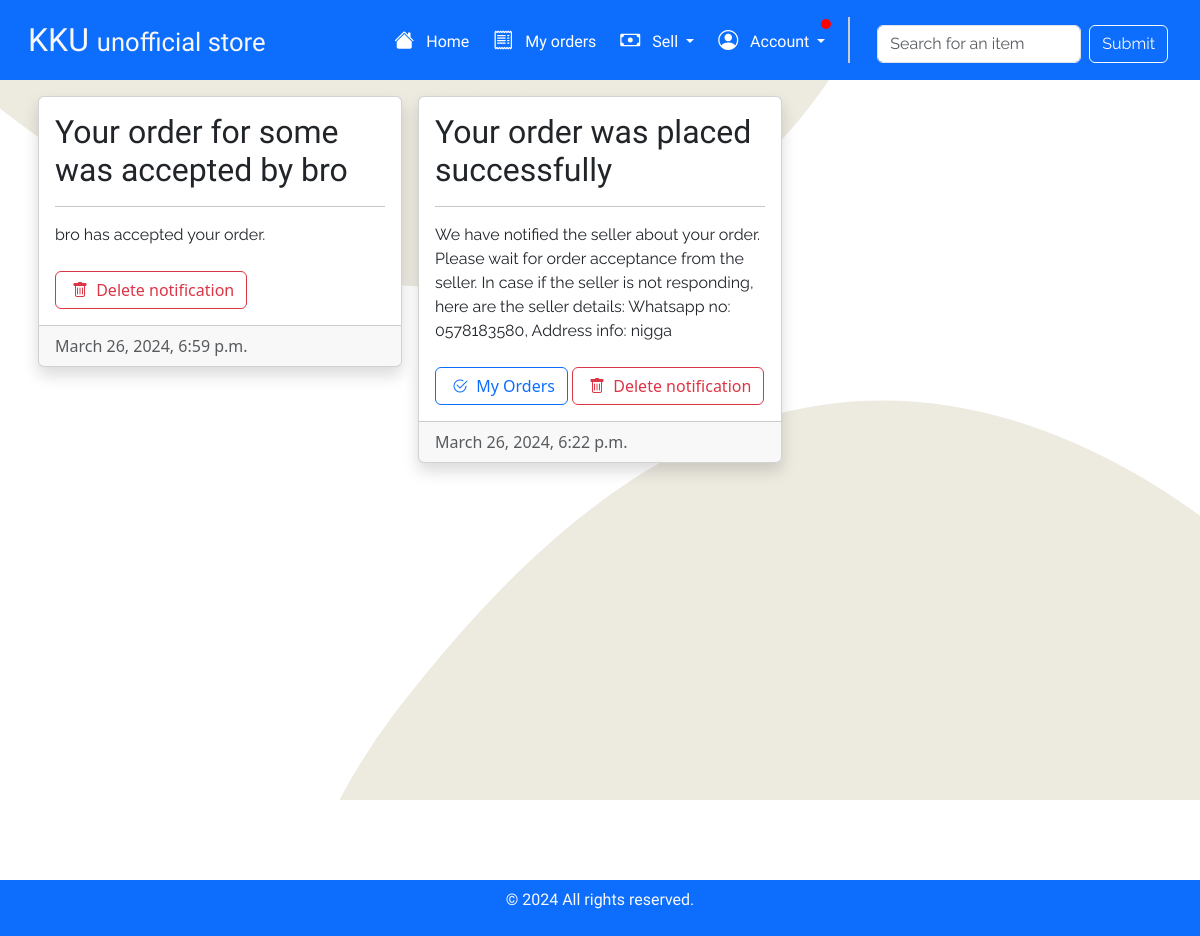
/notifications/ (signed in), run on an earlier commit of the app's database.
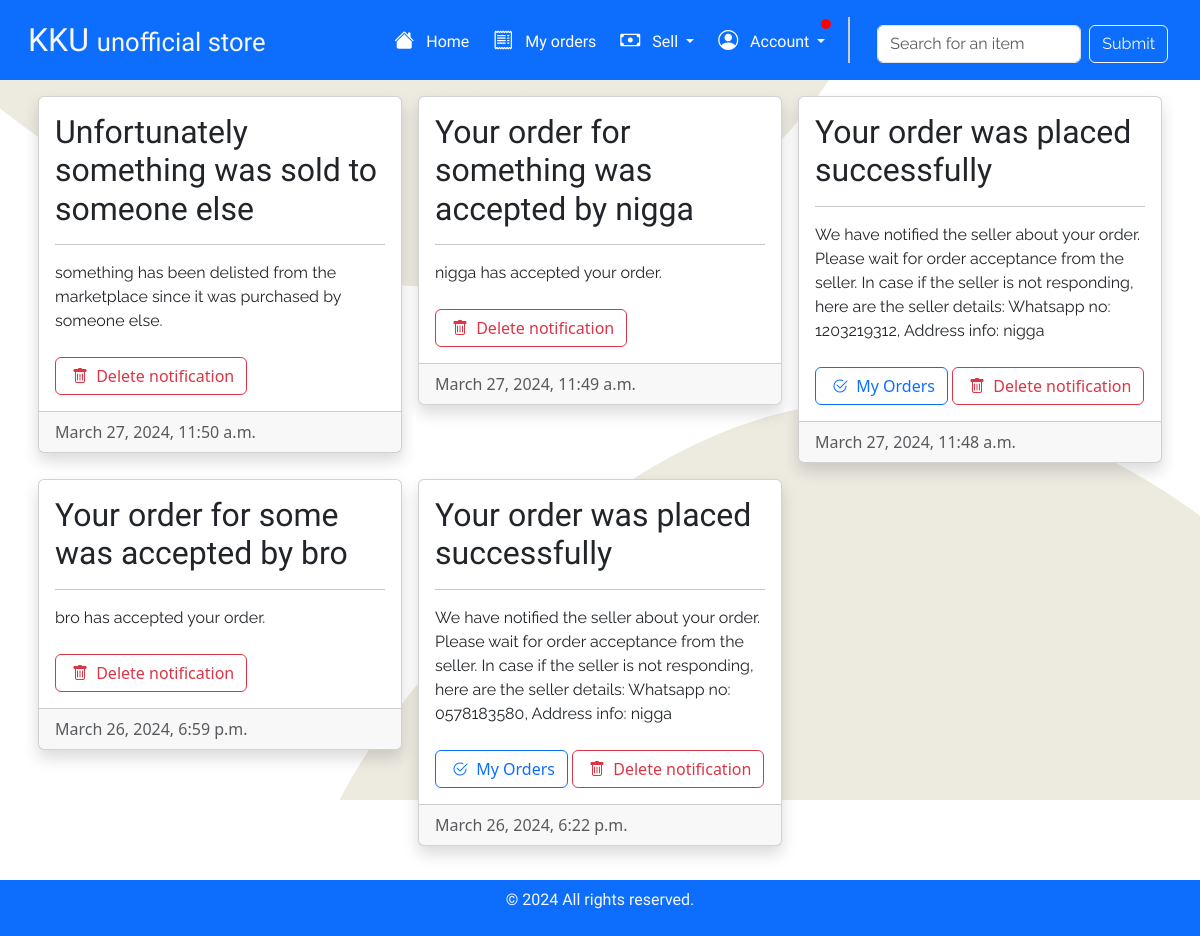
And on a later commit of the database.
### shop/models.py (models this page shows, shortened)
class UserNotification(models.Model):
    username = models.CharField(max_length=128)
    title = models.CharField(max_length=100)
    body = models.CharField(max_length=100)
    date = models.DateTimeField(default=timezone.now)
    task = models.CharField(max_length=20)
    unread = models.BooleanField(default=True)

### shop/views.py (the view)
# urls.py: path('notifications/', views.notifications, name='notifications'),
def notifications(request):
    ordered_items = UserListings.objects.filter(username=request.user.username)
    new_item_orders = 0
    for item in ordered_items:
        new_item_orders += item.new_orders
    notifications = UserNotification.objects.filter(username=request.user.username).order_by('-date')
    for notification in notifications:
        notification.unread = False
        notification.save()
    return render(request, "notifications.html", {"notifications": notifications, "new_orders": new_item_orders})

### shop/templates/notifications.html (shortened to what this page needs)
{% extends 'layout.html' %}
{% load static %}
{% block body %}
<div class="container">
    <div class="row" style="min-height: 80vh;" data-masonry='{"percentPosition": true }'>
        {% for notification in notifications %}
        <div class="g-3 col-md-4">
            <div class="shadow card p-0" style="height: fit-content;">
                <div class="card-body">
                    <h2 class="style-text">{{notification.title}}</h2>
                    <hr>
                    <p class="style-text-2 mb-4">{{notification.body}}</p>
                    {% if notification.task == "show_shop" %}
                    <a href="{% url 'shop:my_shop' %}" class="btn btn-outline-primary"><i class="bi bi-bag mx-1"></i> My
                        Shop</a>
                    {% elif notification.task == "show_order" %}
                    <a href="{% url 'shop:myOrders' %}" class="btn btn-outline-primary"><i
                            class="bi bi-check2-circle mx-1"></i> My Orders</a>
                    {% endif %}
                    <a href="{% url 'shop:delete_notification' notification.id %}" class="btn btn-outline-danger"><i
                            class="bi bi-trash mx-1"></i> Delete notification</a>
                </div>
                <div class="card-footer text-muted">{{notification.date}}</div>
            </div>
        </div>
        {% endfor %}
    </div>
</div>
{% endblock %}

What changed in the data, as far as the page shows it:
added UserNotification: title "Unfortunately something was sold to someone else", body "something has been delisted from the marketplace since it was purchased by someone else.", date "March 27, 2024, 11:50 a.m."
added UserNotification: title "Your order for something was accepted by nigga", body "nigga has accepted your order.", date "March 27, 2024, 11:49 a.m."
added UserNotification: title "Your order was placed successfully", body "We have notified the seller about your order. Please wait for order acceptance from the seller. In case if the seller is not responding, here are the seller details: Whatsapp no: 1203219312, Address info: nigga", task "show_order" (drawn), date "March 27, 2024, 11:48 a.m."
